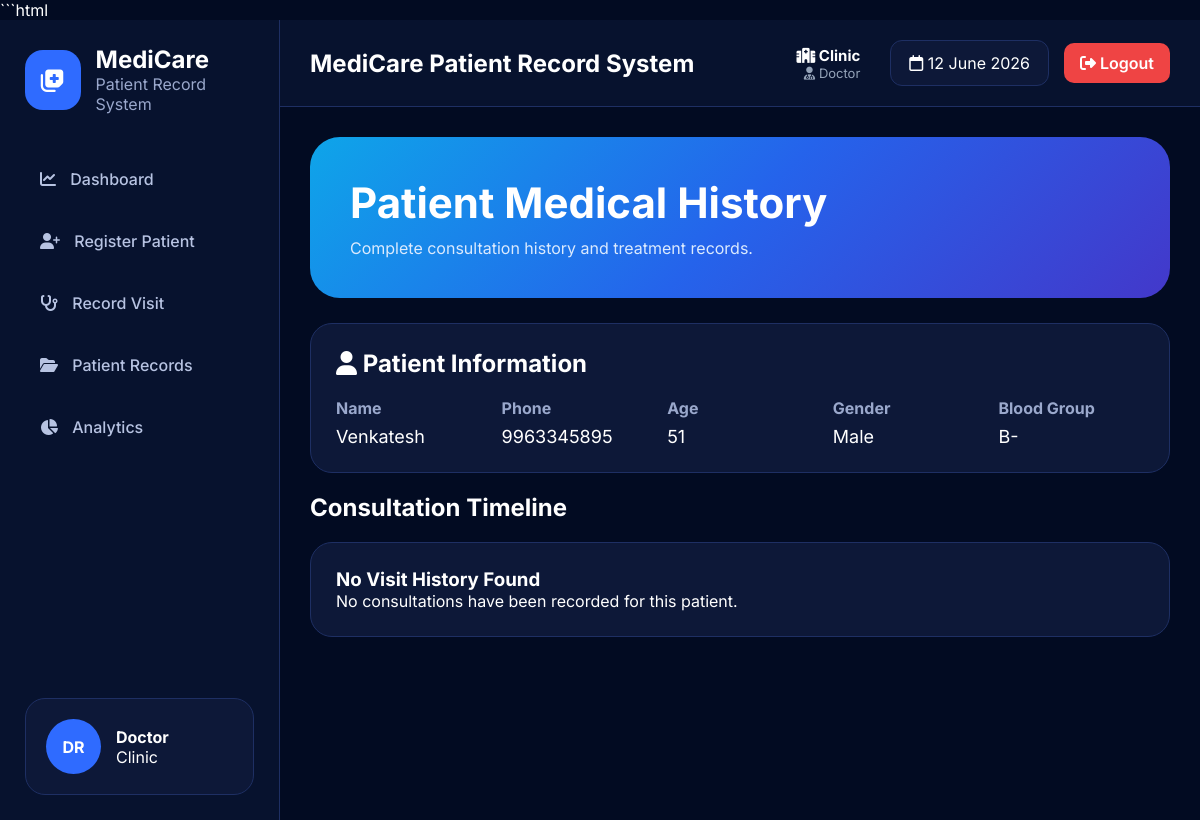
The app's page /history/9963345895 with its own data.
### tables this page shows
CREATE TABLE patients(
    phone TEXT PRIMARY KEY,
    name TEXT NOT NULL,
    age INTEGER,
    gender TEXT,
    blood_group TEXT
);

### app.py (the view)
@app.route("/history/<phone>")
def history(phone):
    conn = sqlite3.connect(DB_PATH)
    cursor = conn.cursor()
    cursor.execute("""
    SELECT *
    FROM patients
    WHERE phone=?
    """, (phone,))
    patient = cursor.fetchone()
    cursor.execute("""
    SELECT *
    FROM visits
    WHERE patient_phone=?
    ORDER BY visit_date DESC
    """, (phone,))
    visits = cursor.fetchall()
    conn.close()
    return render_template(
        "history.html",
        patient=patient,
        visits=visits,
        phone=phone
    )

### templates/history.html (shortened to what this page needs)
{% extends "base.html" %}
{% block content %}
<div class="hero">
    <h1>Patient Medical History</h1>
    <p>
        Complete consultation history and treatment records.
    </p>
</div>
<div class="card">
    <h2>
        <i class="fa-solid fa-user"></i>
        Patient Information
    </h2>
    <br>
    <div class="patient-info-grid">
        <div>
            <strong>Name</strong>
            <p>{{ patient[1] }}</p>
        </div>
        <div>
            <strong>Phone</strong>
            <p>{{ patient[0] }}</p>
        </div>
        <div>
            <strong>Age</strong>
            <p>{{ patient[2] }}</p>
        </div>
        <div>
            <strong>Gender</strong>
            <p>{{ patient[3] }}</p>
        </div>
        <div>
            <strong>Blood Group</strong>
            <p>{{ patient[4] }}</p>
        </div>
    </div>
</div>
<br>
<h2 style="margin-bottom:20px;">
    Consultation Timeline
</h2>
{% if visits %}
    {% for visit in visits %}
    <div class="visit-card">
        <div class="visit-header">
            <h3>
                Visit Date:
                {{ visit[2] }}
            </h3>
        </div>
        <div class="visit-grid">
            <div>
                <h4>Symptoms</h4>
                <p>
                    {{ visit[3] }}
                </p>
            </div>
            <div>
                <h4>Diagnosis</h4>
                <p>
                    {{ visit[4] }}
                </p>
            </div>
        </div>
        <hr>
        <div class="visit-grid">
            <div>
                <h4>Prescription</h4>
                <p>
                    {{ visit[5] }}
                </p>
            </div>
            <div>
                <h4>Duration</h4>
                <p>
                    {{ visit[6] }}
                </p>
            </div>
        </div>
        <hr>
        <div class="visit-grid">
            <div>
                <h4>Doctor Notes</h4>
                <p>
                    {{ visit[7] }}
                </p>
            </div>
            <div>
                <h4>Follow Up Date</h4>
                <p>
                    {{ visit[8] }}
                </p>
            </div>
        </div>
    </div>
    <br>
    {% endfor %}
{% else %}
<div class="card">
    <h3>No Visit History Found</h3>
    <p>
        No consultations have been recorded for this patient.
    </p>
</div>
{% endif %}
{% endblock %}

### static/css/style.css (style rules this page uses)
:root { --bg:#020b22; --sidebar:#07122e; --card:#0d1838; --card2:#12214a; --border:#1e2f63; --blue:#2f6bff; --blue2:#4f46e5; --text:#ffffff; --muted:#9aa8cc; }
* { margin:0; padding:0; box-sizing:border-box; font-family:'Inter',sans-serif; }
body { background:var(--bg); color:var(--text); }
.hero { background:linear-gradient( 135deg, #0ea5e9, #2563eb, #4338ca ); padding:40px; border-radius:30px; margin-bottom:25px; }
.hero h1 { color:white; font-size:42px; margin-bottom:10px; }
.hero p { color:#dbeafe; }
.card { background:var(--card); border:1px solid var(--border); border-radius:22px; padding:25px; }
.card h2 { color:white; }
.patient-info-grid { display:grid; grid-template-columns: repeat(5,1fr); gap:20px; }
.patient-info-grid strong { color:#9aa8cc; }
.patient-info-grid p { margin-top:8px; font-size:18px; }

### records on screen
patients: name "Venkatesh", phone "9963345895", age "51", gender "Male", blood_group "B-"

### other values on screen
{{ session.get('doctor','Doctor') }} "Doctor"
{{ session.get('clinic','Clinic') }} "Clinic"
